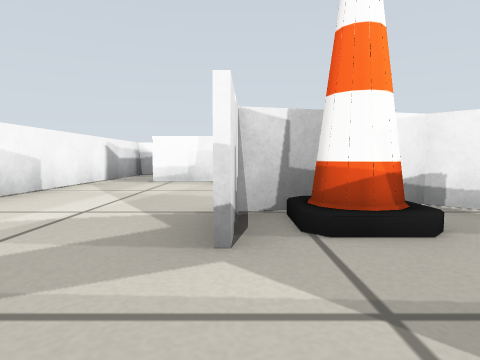
[1] (above)

24 first-person views from a walk through a Gazebo world. The camera is 0.26 m above the floor, tilts 4° down and sees 75° across. The floor is counted in squares, 0.5 m on a side. Each view is taken from the middle of a square. On the plan, view 1 faces up. The plan holds only what a view shows up to about 9 squares ahead; the rest is blank. Robots are left out.

[2]
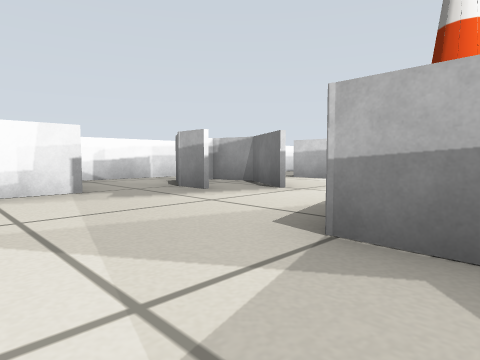

[3]
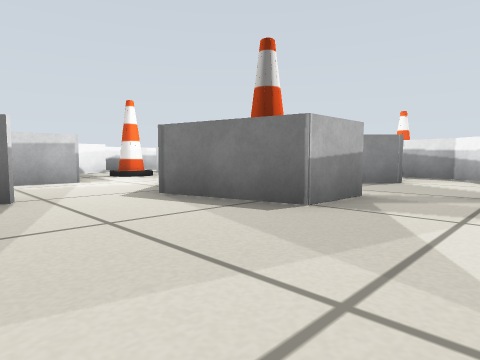

[4]
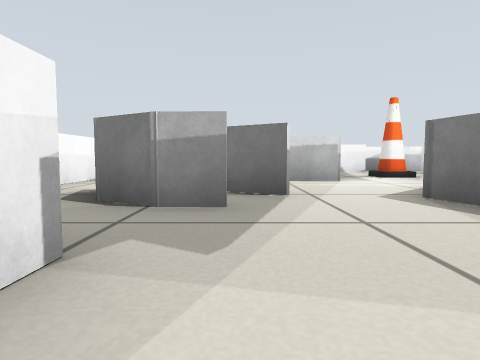

[5]
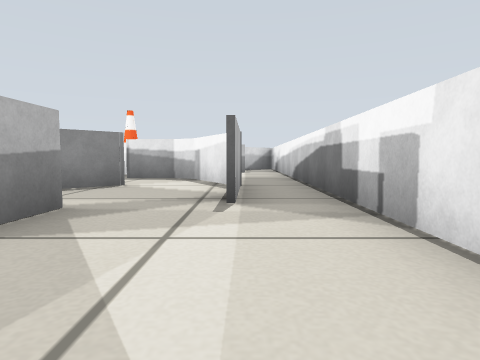

[6]
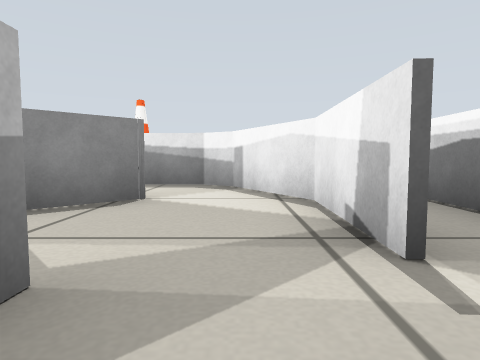

[7]
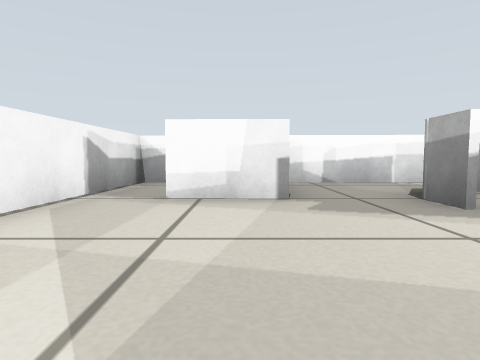

[8]
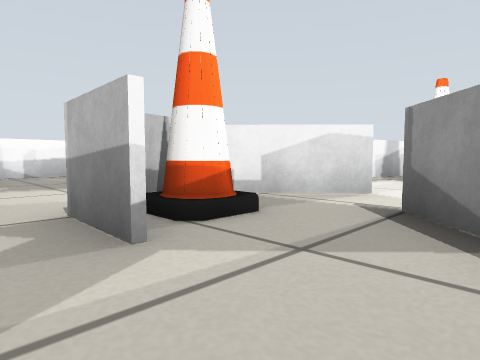

[9]
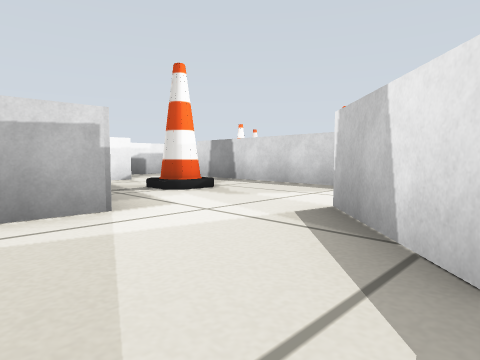

[10]
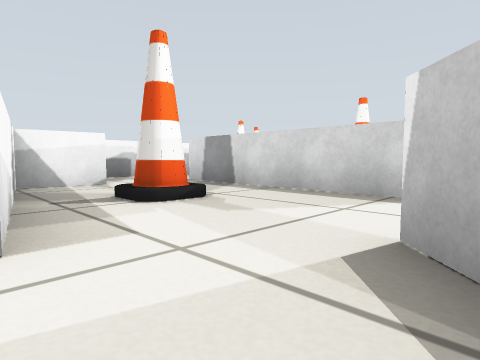

[11]
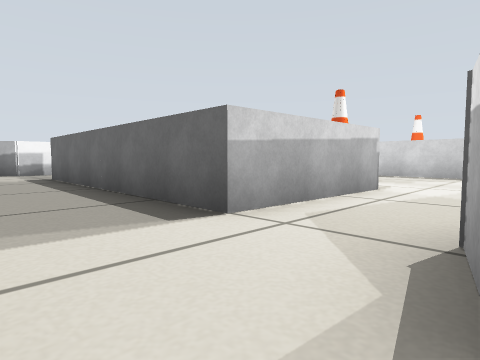

[12]
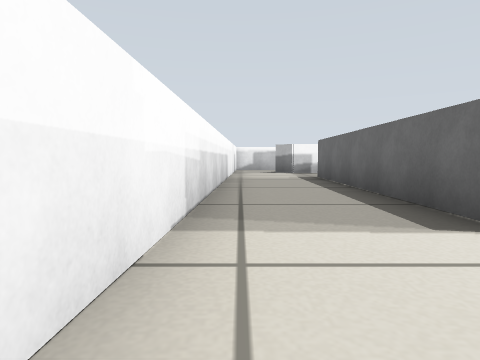

[13]
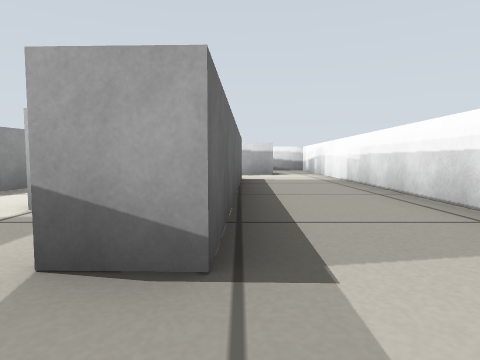

[14]
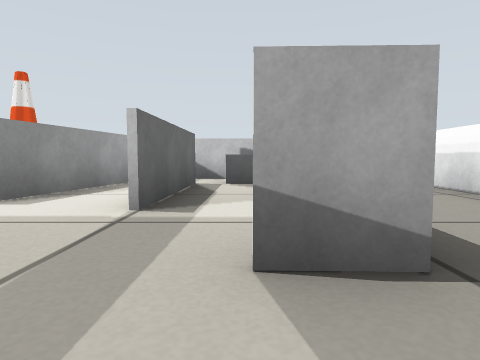

[15]
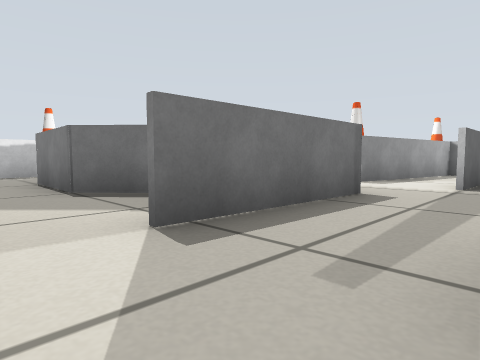

[16]
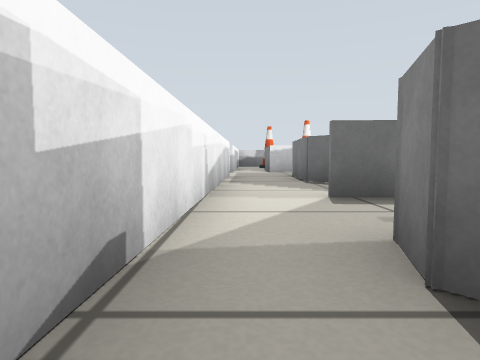

[17]
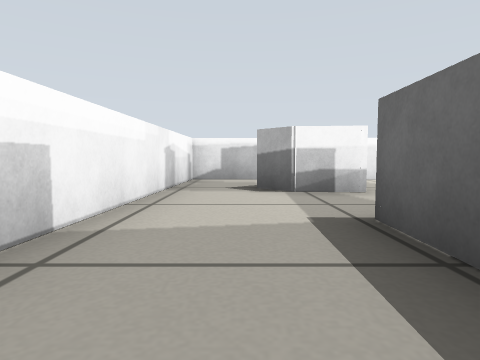

[18]
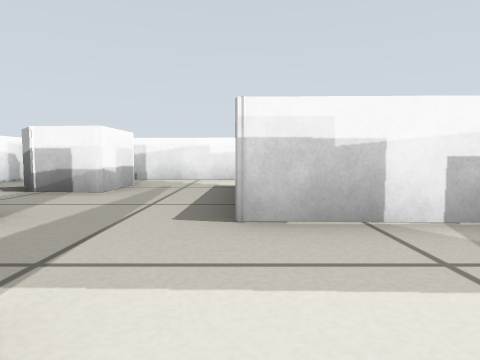

[19]
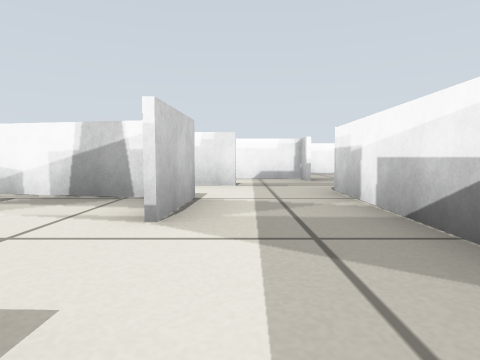

[20]
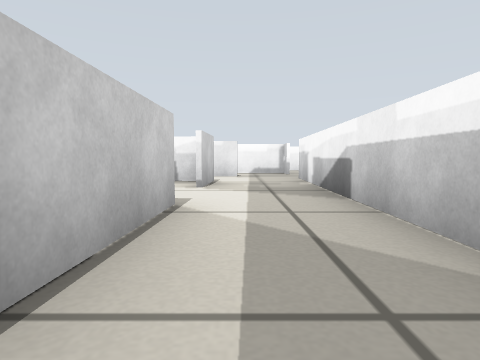

[21]
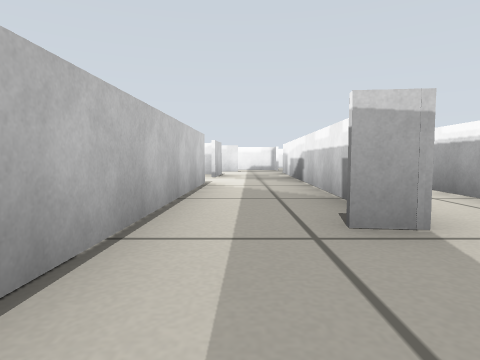

[22]
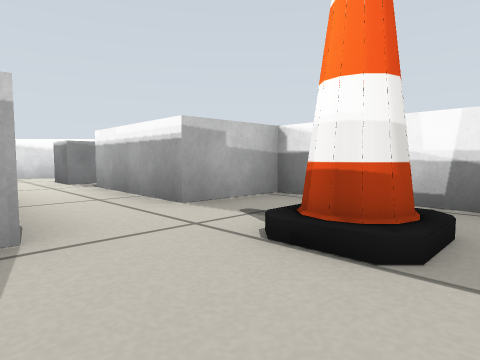

[23]
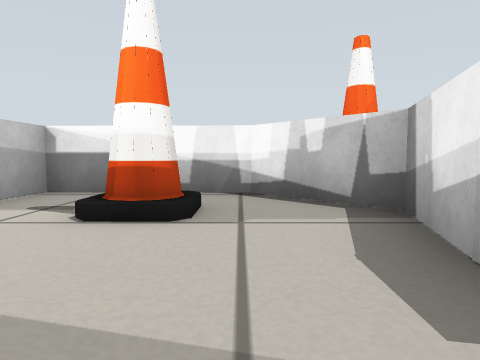

[24]
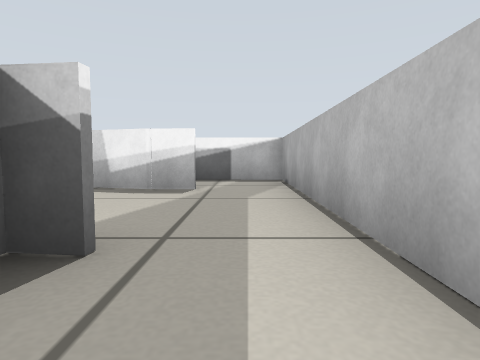

### Floor plan
Key: @ floor where view 1 was taken; # wall or solid block; x gap in a wall; . floor; T thing the floor can be seen under or through; C cone; B grey box.
Columns run from 3 left of view 1 to 17 right of it. Each row starts with its distance up from view 1.
 10 #  ##########
  9 #.  ........#########
  8 #.  .##.............#
  7 #xTTT##.########.##.#
  6 #.....#.#B.......##.#
  5 #.......#####.......#
  4 #.......###....###..#
  3 #..#C##...###..##...#
  2 #..#C##...C.#..###..#
  1 ##...#....C....###.##
  0 ##.@## ######.####.#
 -1 ##..#       #.#.##.#
 -2 ###.#       #.#.#..
 -3 #####       #.#.#..
 -4 #         C #.#.###
 -5          CC #.....#
 -6     CC      #...C.#
 -7             #....##
 -8             #.####C
 -9             #.. #CC
-10             ##

Where each view was taken, in squares from view 1:
view 1: 0 up, 0 right, facing up
view 2: 2 up, 2 left, facing up-right
view 3: 6 up, 2 left, facing down-right
view 4: 6 up, 2 left, facing right
view 5: 5 up, 2 left, facing down
view 6: 3 up, 1 left, facing down
view 7: 3 up, 1 left, facing up
view 8: 0 up, 1 left, facing up-right
view 9: 5 up, 2 right, facing down-right
view 10: 4 up, 3 right, facing down-right
view 11: 9 up, 3 right, facing down-right
view 12: 9 up, 3 right, facing right
view 13: 7 up, 13 right, facing left
view 14: 6 up, 13 right, facing left
view 15: 6 up, 16 right, facing down-left
view 16: 8 up, 16 right, facing down
view 17: 8 up, 9 right, facing right
view 18: 4 up, 9 right, facing right
view 19: 1 down, 10 right, facing up
view 20: 4 down, 10 right, facing up
view 21: 7 down, 10 right, facing up
view 22: 7 down, 11 right, facing up-right
view 23: 7 down, 10 right, facing right
view 24: 3 down, 10 right, facing down
